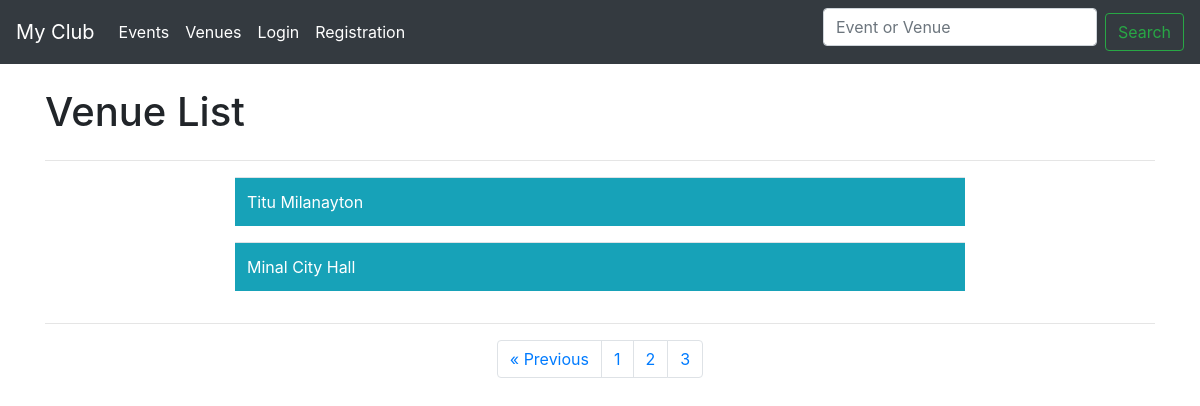
/venues/?page=3, run on an earlier commit of the app's database.
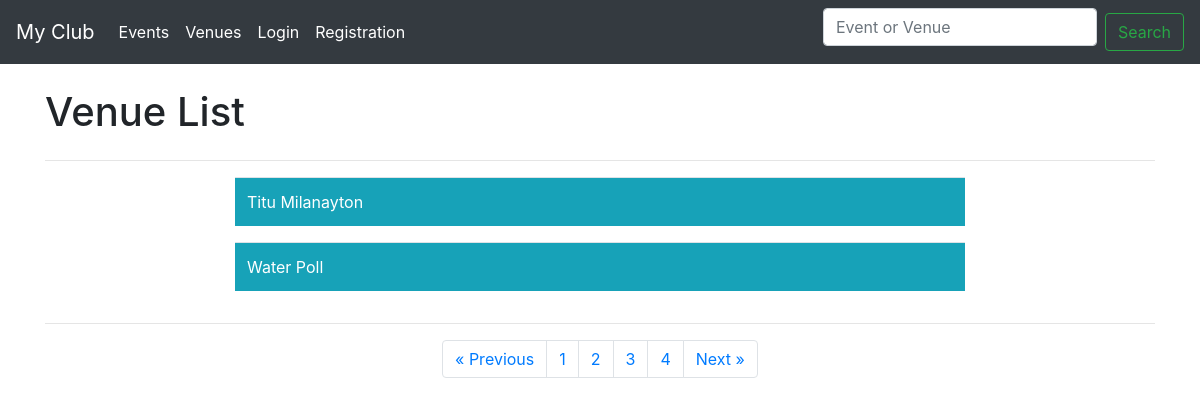
And on a later commit of the database.
### events/models.py (models this page shows, shortened)
class Venue(models.Model):
	name = models.CharField('Venue name', max_length=120)
	address = models.CharField(max_length=300)
	zip_code = models.CharField('Zip Code',max_length=10,blank=True)
	phone = models.CharField('Contact phone',max_length=15,blank=True)
	web = models.URLField('Website address', blank=True)
	email = models.EmailField('Email address',blank=True)
	owner = models.PositiveIntegerField(verbose_name='Venue Owner', blank=False, default=1)

### events/views.py (the view)
# urls.py: path('venues/', views.all_venues, name='list-venue'),
def all_venues(request):
	p = Paginator(Venue.objects.all().order_by('name'),2)
	page = request.GET.get('page')
	venues = p.get_page(page)
	nums = "a" * venues.paginator.num_pages
	return render(request, 'events/venue_list.html', {'venues':venues,'nums':nums})

### events/templates/events/venue_list.html (shortened to what this page needs)
{% extends 'events/base.html' %}
    {% block content %}
    <div class="row">
      <div class="col-8"><h1>Venue List</h1></div>
    </div><hr>
   <center>
  {% for venue in venues %}
    <div class="row">
      <div class="col-lg-8 offset-lg-2 text-center">
        <table class="table table-hover bg-info">
        <tbody>
          <tr>
          <td>
            <div class="row">
              <div class="col-8">
                <a class="float-left" style="color:white !important; text-decoration: none;" href="{% url 'show-venue' venue.id %}">{{venue.name | title }}</a>
              </div>
            </div>
          </td>
            </tr>
        </tbody>
      </table>
      </div><br>
    </div>
      {% endfor %}
      <hr>
        <nav aria-label="Page navigation">
        <ul class="pagination justify-content-center">
      {% if venues.has_previous %}
        <li class="page-item"><a class="page-link" href="?page={{venues.previous_page_number}}">&laquo Previous</a></li>
      {% endif %}
      {% for i in nums %}
        <li class="page-item"><a class="page-link" href="?page={{forloop.counter}}">{{forloop.counter}}</a></li>
      {% endfor %}
      {% if venues.has_next %}
        <li class="page-item"><a class="page-link" href="?page={{venues.next_page_number}}">Next &raquo</a></li>
      {% endif %}
        </ul>
    </nav>
      <br><br><br>
    {% endblock content %}

What changed in the data, as far as the page shows it:
no longer on this page (row unchanged): Venue: name "Minal City Hall"
added Venue: name "Water Poll"
Also different on the page:
new list line: "4"
text now shown: "Next »"
